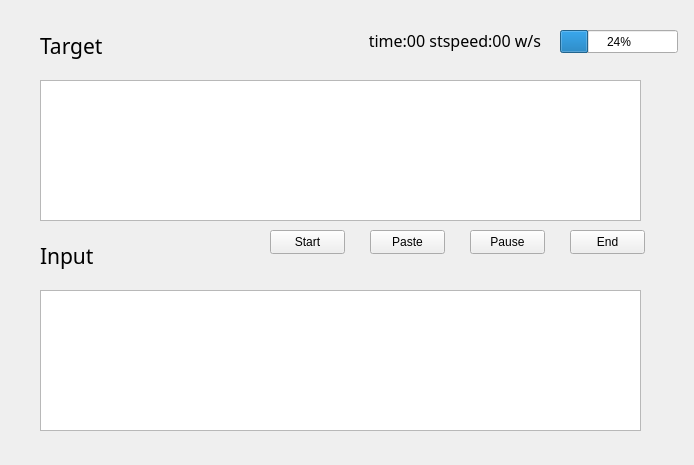
<?xml version="1.0" encoding="UTF-8"?>
<ui version="4.0">
 <class>Form</class>
 <widget class="QWidget" name="Form">
  <property name="geometry">
   <rect>
    <x>0</x>
    <y>0</y>
    <width>694</width>
    <height>465</height>
   </rect>
  </property>
  <property name="windowTitle">
   <string>Form</string>
  </property>
  <widget class="QTextEdit" name="textEdit">
   <property name="geometry">
    <rect>
     <x>40</x>
     <y>80</y>
     <width>601</width>
     <height>141</height>
    </rect>
   </property>
  </widget>
  <widget class="QTextEdit" name="textEdit_2">
   <property name="geometry">
    <rect>
     <x>40</x>
     <y>290</y>
     <width>601</width>
     <height>141</height>
    </rect>
   </property>
  </widget>
  <widget class="QLabel" name="label">
   <property name="geometry">
    <rect>
     <x>40</x>
     <y>30</y>
     <width>131</width>
     <height>31</height>
    </rect>
   </property>
   <property name="font">
    <font>
     <family>Maple Mono NF CN Medium</family>
     <pointsize>16</pointsize>
    </font>
   </property>
   <property name="text">
    <string>Target</string>
   </property>
  </widget>
  <widget class="QLabel" name="label_2">
   <property name="geometry">
    <rect>
     <x>40</x>
     <y>240</y>
     <width>111</width>
     <height>31</height>
    </rect>
   </property>
   <property name="font">
    <font>
     <family>Maple Mono NF CN Medium</family>
     <pointsize>16</pointsize>
    </font>
   </property>
   <property name="text">
    <string>Input</string>
   </property>
  </widget>
  <widget class="QProgressBar" name="progressBar">
   <property name="geometry">
    <rect>
     <x>560</x>
     <y>30</y>
     <width>118</width>
     <height>23</height>
    </rect>
   </property>
   <property name="value">
    <number>24</number>
   </property>
  </widget>
  <widget class="QLabel" name="label_3">
   <property name="geometry">
    <rect>
     <x>240</x>
     <y>30</y>
     <width>301</width>
     <height>21</height>
    </rect>
   </property>
   <property name="sizePolicy">
    <sizepolicy hsizetype="Preferred" vsizetype="Preferred">
     <horstretch>0</horstretch>
     <verstretch>0</verstretch>
    </sizepolicy>
   </property>
   <property name="font">
    <font>
     <family>Maple Mono NF CN Light</family>
     <pointsize>12</pointsize>
     <italic>false</italic>
     <bold>false</bold>
    </font>
   </property>
   <property name="text">
    <string>time:00 stspeed:00 w/s</string>
   </property>
   <property name="alignment">
    <set>Qt::AlignRight|Qt::AlignTrailing|Qt::AlignVCenter</set>
   </property>
  </widget>
  <widget class="QPushButton" name="pushButton">
   <property name="geometry">
    <rect>
     <x>570</x>
     <y>230</y>
     <width>75</width>
     <height>24</height>
    </rect>
   </property>
   <property name="text">
    <string>End</string>
   </property>
  </widget>
  <widget class="QPushButton" name="pushButton_2">
   <property name="geometry">
    <rect>
     <x>470</x>
     <y>230</y>
     <width>75</width>
     <height>24</height>
    </rect>
   </property>
   <property name="text">
    <string>Pause</string>
   </property>
  </widget>
  <widget class="QPushButton" name="pushButton_3">
   <property name="geometry">
    <rect>
     <x>370</x>
     <y>230</y>
     <width>75</width>
     <height>24</height>
    </rect>
   </property>
   <property name="text">
    <string>Paste</string>
   </property>
  </widget>
  <widget class="QPushButton" name="pushButton_4">
   <property name="geometry">
    <rect>
     <x>270</x>
     <y>230</y>
     <width>75</width>
     <height>24</height>
    </rect>
   </property>
   <property name="text">
    <string>Start</string>
   </property>
  </widget>
 </widget>
 <resources/>
 <connections/>
</ui>
